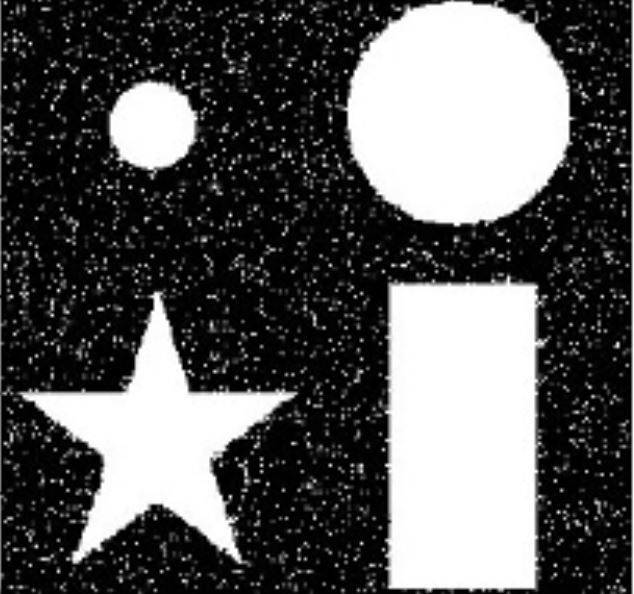
#> input picture 12_10_IP_task_16_ketan_gangwal/morphology.JPG, 634 x 594 px, found by its file name
$ python Morphology.py
#> lines starting #> are read from the running program, lines starting #| are printed output that depends on the picture
import cv2
import numpy as np

img = cv2.imread("morphology.jpg")
#> img is the input picture: shape (594, 634, 3); min 0, max 255, mean 91.2

kernel = np.ones((5,5), np.uint8)

img_erosion= cv2.erode(img,kernel,iterations=1)
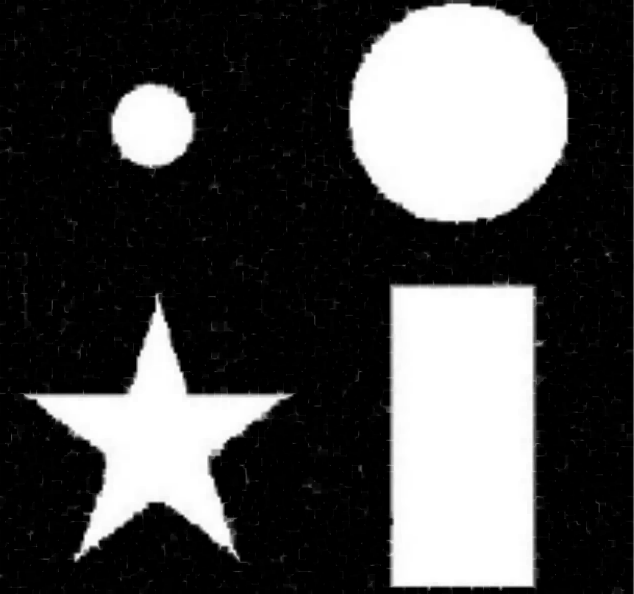
#> img_erosion: shape (594, 634, 3); min 0, max 255, mean 74.6

img_dilation=cv2.dilate(img_erosion,kernel,iterations=1)
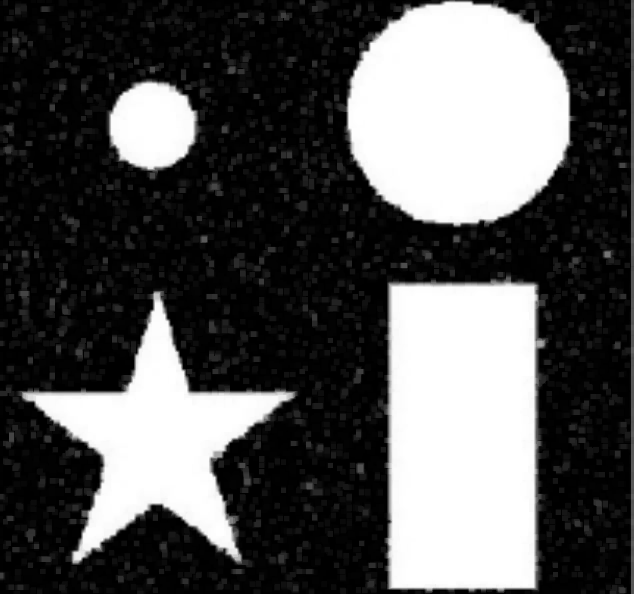
#> img_dilation: shape (594, 634, 3); min 0, max 255, mean 83.3

cv2.imwrite('Erosion.jpeg', img_erosion)
cv2.imwrite('Dilation.jpeg', img_dilation)
